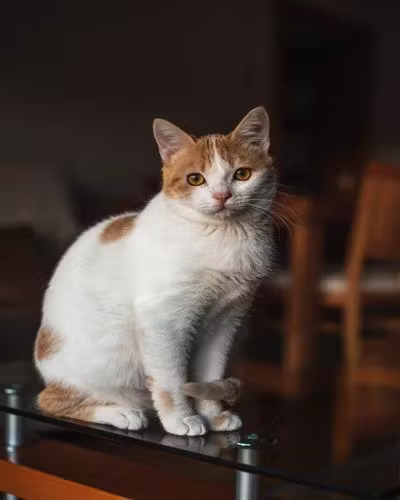
#> input picture Project/image.jpg, 400 x 500 px
$ python gaussiannoise.py
#> lines starting #> are read from the running program, lines starting #| are printed output that depends on the picture
import skimage
from skimage import io, util
# Load image
img = io.imread('image.jpg', as_gray=0)
#> img is the input picture: shape (500, 400, 3); mean R, G, B 74.9, 61.6, 55.8
# Add Gaussian noise to image
img_n = util.random_noise(img, mode='gaussian', var=0.01)
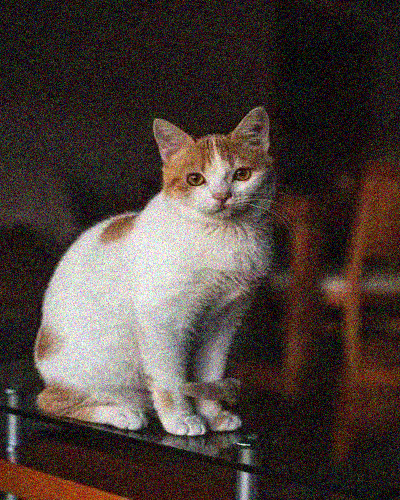
#> img_n: shape (500, 400, 3) float64; mean R, G, B 0.297, 0.249, 0.228
# Print noisy image
io.imshow(img_n)
io.show()
